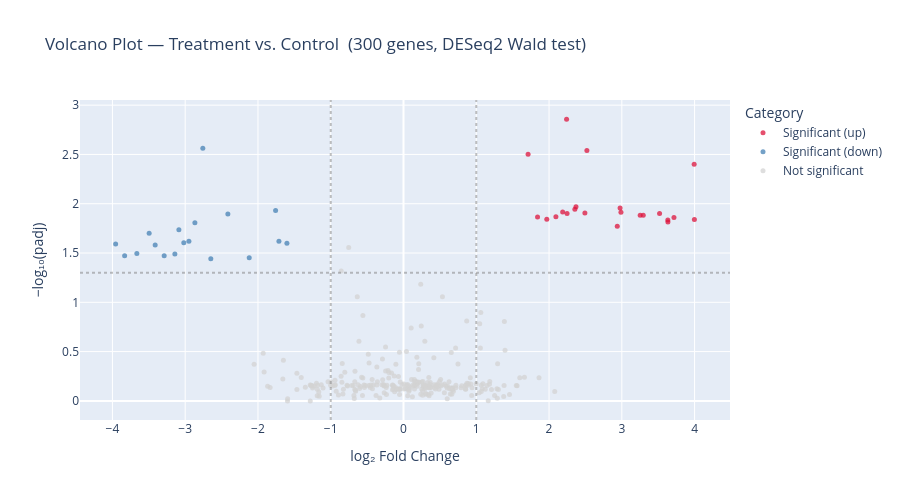

Source (notebook cell):
### Markdown cell above
## 7 — Inline visualisations

These use the same Plotly components as the Streamlit dashboard.

### Code cell
# ── Volcano plot ──────────────────────────────────────────────────────────────
from src.streamlit.components.volcano_plot import make_volcano_plot

fig_volcano = make_volcano_plot(de_df, padj_cutoff=0.05, lfc_cutoff=1.0)
fig_volcano.update_layout(
    title="Volcano Plot — Treatment vs. Control  (300 genes, DESeq2 Wald test)",
    height=500,
)
fig_volcano.show()

### Figure 1 — Plotly figure (JSON) as saved in the notebook; plotly's stock layout.template omitted (floating-point values rounded to 4 significant figures; data arrays with more than 128 entries replaced by an {"elided": "..."} marker saying what was removed)
{"data": [{"hovertemplate": "%{text}<br>LFC=%{x:.3f}<br>−log10(padj)=%{y:.2f}<extra></extra>", "marker": {"color": "crimson", "opacity": 0.75, "size": 5}, "mode": "markers", "name": "Significant (up)", "text": ["BRCA1", "CCND1", "CCNE1", "TS", "CDH1_81", "HIF1A_87", "MDM2_98", "AKT1_100", "CDK4_139", "CENPF_144", "CTNNB1_148", "PIK3CA_182", "NOTCH1_207", "SKP2_213", "MAP2K1_227", "TP53_231", "TYMS_256", "TYMS_259", "RB1_275", "E2F1_283", "CKS1B_292", "PTEN_294"], "type": "scatter", "x": [3.252, 1.842, 2.094, 2.492, 3.994, 3.294, 3.997, 3.519, 2.52, 2.937, 1.712, 2.976, 2.241, 2.988, 3.716, 3.632, 2.355, 2.187, 1.969, 2.247, 3.633, 2.37], "y": [1.882, 1.866, 1.868, 1.907, 2.4, 1.883, 1.839, 1.9, 2.539, 1.773, 2.501, 1.957, 2.858, 1.915, 1.861, 1.836, 1.945, 1.917, 1.844, 1.9, 1.814, 1.97]}, {"hovertemplate": "%{text}<br>LFC=%{x:.3f}<br>−log10(padj)=%{y:.2f}<extra></extra>", "marker": {"color": "steelblue", "opacity": 0.75, "size": 5}, "mode": "markers", "name": "Significant (down)", "text": ["MYC", "BCL2", "CDKN2A", "KRAS_69", "MKI67_113", "MAP2K1_116", "ESR1_187", "CDKN1A_190", "BIRC5_202", "MYC_214", "RB1_215", "AKT1_216", "NF1_221", "FOXM1_235", "MAD2L1_249", "AKT1_263", "MCM2_269", "MCM2_300"], "type": "scatter", "x": [-3.019, -2.949, -2.12, -3.087, -3.289, -3.412, -3.495, -3.142, -2.867, -1.712, -3.832, -1.758, -2.648, -1.602, -3.664, -2.758, -3.956, -2.414], "y": [1.605, 1.619, 1.452, 1.736, 1.471, 1.581, 1.699, 1.491, 1.807, 1.618, 1.471, 1.931, 1.442, 1.599, 1.496, 2.563, 1.59, 1.897]}, {"hovertemplate": "%{text}<br>LFC=%{x:.3f}<br>−log10(padj)=%{y:.2f}<extra></extra>", "marker": {"color": "lightgray", "opacity": 0.75, "size": 5}, "mode": "markers", "name": "Not significant", "text": {"elided": "260 str values"}, "type": "scatter", "x": {"elided": "260 float values"}, "y": {"elided": "260 float values"}}], "layout": {"height": 500, "legend": {"title": {"text": "Category"}}, "shapes": [{"line": {"color": "gray", "dash": "dot"}, "opacity": 0.5, "type": "line", "x0": 1.0, "x1": 1.0, "xref": "x", "y0": 0, "y1": 1, "yref": "y domain"}, {"line": {"color": "gray", "dash": "dot"}, "opacity": 0.5, "type": "line", "x0": -1.0, "x1": -1.0, "xref": "x", "y0": 0, "y1": 1, "yref": "y domain"}, {"line": {"color": "gray", "dash": "dot"}, "opacity": 0.5, "type": "line", "x0": 0, "x1": 1, "xref": "x domain", "y0": 1.301, "y1": 1.301, "yref": "y"}], "title": {"text": "Volcano Plot — Treatment vs. Control  (300 genes, DESeq2 Wald test)"}, "xaxis": {"title": {"text": "log₂ Fold Change"}}, "yaxis": {"title": {"text": "−log₁₀(padj)"}}}}
